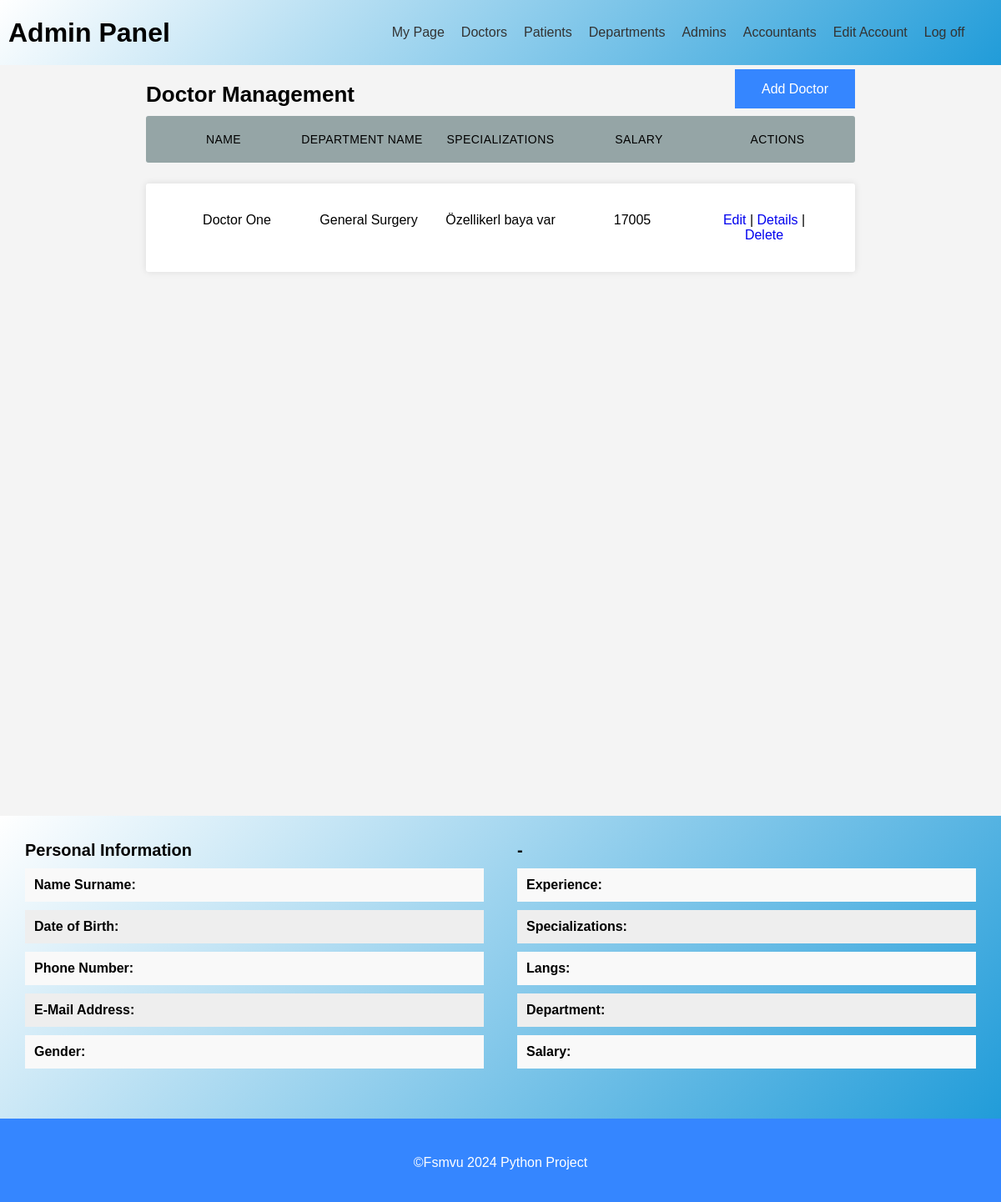
The page /Doctors/ (signed in) on the database as committed earlier.
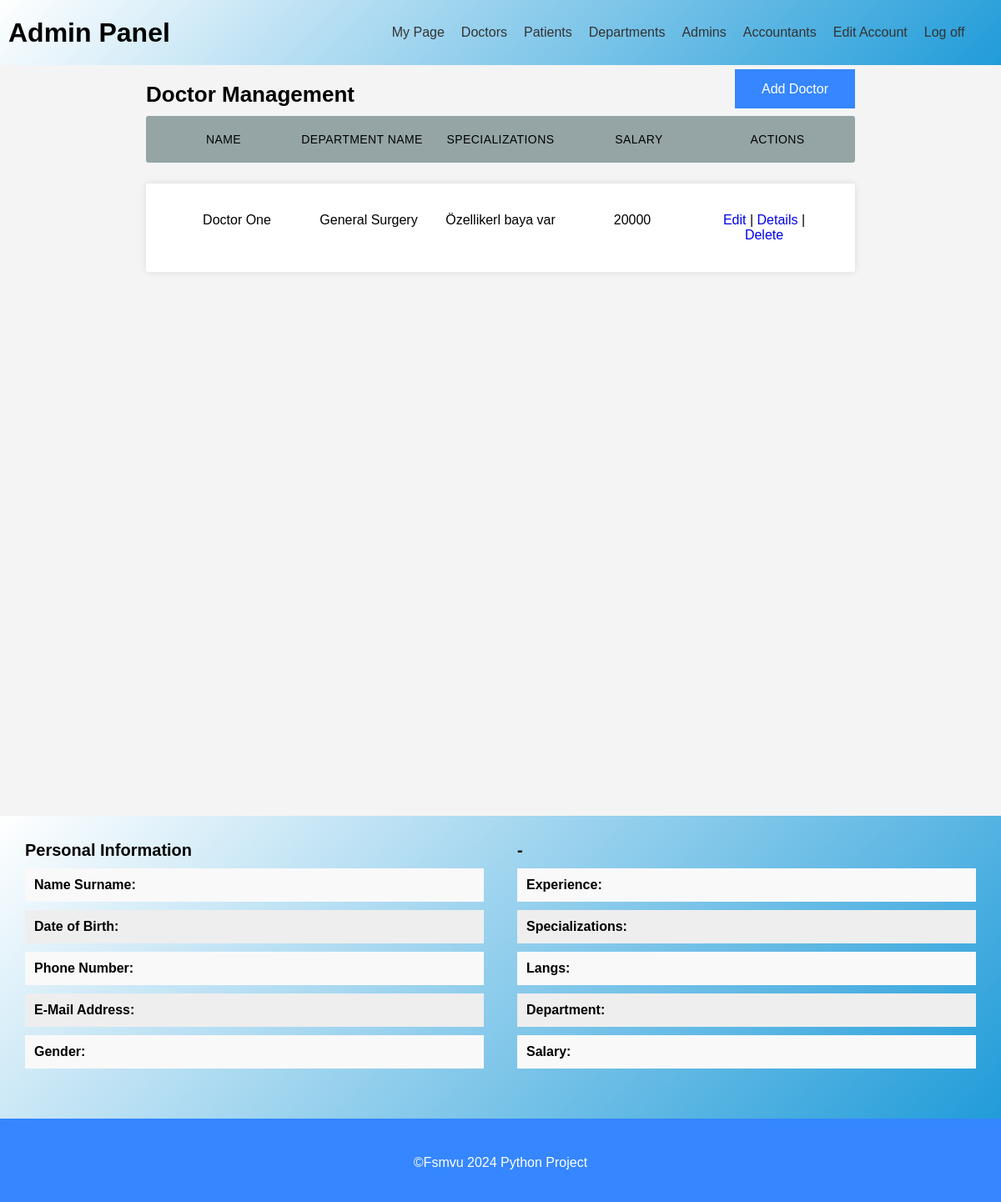
The same page on the database as committed later.
### doctor/models.py (models this page shows, shortened)
class Doctor(models.Model):
    ID = models.BigAutoField(primary_key=True)
    User = models.ForeignKey(settings.AUTH_USER_MODEL,on_delete=models.CASCADE,blank=True, null=True)
    DateOfBirth = models.DateField(verbose_name="Date of Birth")
    Gender = models.CharField(max_length=1, choices=GENDER_CHOICES,verbose_name="Gender")
    Phone = models.CharField(max_length=11,verbose_name="Phone")
    Salary = models.IntegerField(verbose_name="Salary")
    Specializations = models.CharField(max_length=300,verbose_name="Specializations")
    Experience = models.TextField(verbose_name="Experience")
    Languages = models.CharField(max_length=300,verbose_name="Languages")
    Department = models.ForeignKey(Department, on_delete=models.SET_DEFAULT,default=1,verbose_name="Department")
    IsVisible = models.BooleanField(default=True)
    class Meta:
        db_table = "doctor"

### department/models.py (models this page shows, shortened)
class Department(models.Model):
    ID = models.BigAutoField(primary_key=True)
    Name = models.CharField(max_length=100,verbose_name="Department Name")
    PriceUnit =  models.IntegerField(verbose_name="Price Unit")
    class Meta:
        db_table = "department"

### doctor/views.py (the view)
# urls.py: path('',views.home,name=""),
@login_required
@user_passes_test(lambda u: is_member(u,["Admin","Accountant"]))
def home(request):
    context ={}
    context["dataset"] = Doctor.objects.filter(IsVisible=True)
    return render(request, "doctor/home.html", context)

### doctor/views.py (called while the page is built)
def is_member(user, listgroup):
    return user.groups.filter(name__in=listgroup).exists()

### doctor/templates/doctor/home.html (shortened to what this page needs)
{% extends 'management_base.html' %}
{% load static %}
{% block content %}
  <section id="doktor-yonetimi">
    <div class="container">
      <h2 style="display:inline">Doctor Management</h2>
      {% for group in request.user.groups.all %}
        {% if group.name == 'Admin' %}
          <div class="addButton">
            <a class="addButtonInside" href="/Doctors/Create">Add Doctor</a>
          </div>
        {% endif %}
      {% endfor %}
      <div class="bosluk"></div>
      {% if dataset.count == 0 %}
        <p>No record</p>
      {% else %}
        <ul class="responsive-table">
          <li class="table-header">
            <div class="col col-1">Name</div>
            <div class="col col-2">Department Name</div>
            <div class="col col-3">Specializations</div>
            <div class="col col-3">Salary</div>
            <div class="col col-4">Actions</div>
          </li>
          {% for data in dataset %}
            <li class="table-row">
              <div class="col col-1 nameSurname" data-label="Job Id">{{ data.User.first_name }} {{ data.User.last_name }}</div>
              <div class="col col-2" data-label="Doctor Name">{{ data.Department.Name }}</div>
              <div class="col col-3">{{ data.Specializations }}</div>
              <div class="col col-3">{{ data.Salary }}</div>
              <div class="col col-4" data-label="Operation">
                {% for group in request.user.groups.all %}
                  {% if group.name == 'Accountant' %}
                    <a class="changeSalary" href="/Doctors/ChangeSalary/{{ data.ID }}/">Change Salary</a> |
                    <a class="getDetails" href="/Doctors/Details/{{ data.ID }}/">Details</a>
                  {% else %}
                    <a href="/Doctors/Edit/{{ data.ID }}">Edit</a> |
                    <a class="getDetails" href="/Doctors/Details/{{ data.ID }}/">Details</a>
                    | <a class="delete" href="/Doctors/Delete/{{ data.ID }}/">Delete</a>
                  {% endif %}
                {% endfor %}
              </div>
            </li>
          {% endfor %}
        </ul>
      {% endif %}
    </div>
  </section>
  <div id="ex1" class="modal" style="max-width:initial">
    <section id="ozel-sayfa" style="padding:0;margin-bottom:0">
      <div class="container" style="max-width:initial">
        <div class="kisisel-bilgiler">
          <h3>Personal Information</h3>
          <ul>
            <li class="docNameSurname">
              <span>Name Surname:</span>
            </li>
            <li class="docDoB">
              <span>Date of Birth:</span>
            </li>
            <li class="docNumber">
              <span>Phone Number:</span>
            </li>
            <li class="docEmail">
              <span>E-Mail Address:</span>
            </li>
            <li class="docGender">
              <span>Gender:</span>
            </li>
          </ul>
        </div>
        <div class="hesap-bilgileri">
          <h3>-</h3>
          <ul>
            <li class="docExperience">
              <span>Experience:</span>
            </li>
            <li class="docSpecializations">
              <span>Specializations:</span>
            </li>
            <li class="docLangs">
              <span>Langs:</span>
            </li>
            <li class="docDept">
              <span>Department:</span>
            </li>
            <li class="docSalary">
              <span>Salary:</span>
            </li>
          </ul>
        </div>
      </div>
    </section>
  </div>
{% endblock %}

Rows that differ between the two databases and show on the page:
changed Doctor "Özellikerl baya var": Salary "17005" → "20000"
